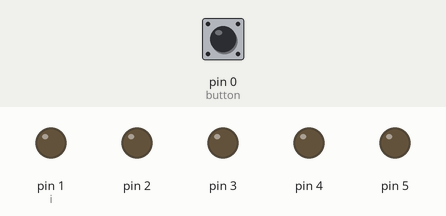
This sketch was run on a simulated Arduino Uno, built with avr-gcc and run on an emulated ATmega328P. Shown: output pins drawn as LEDs (lit = HIGH). The test bench sets the inputs (shaded band); at power-on: pin 0 (button) HIGH.

Above: at 1.2 s.
1.3 s: pin 0 (button) pulled LOW for 0.15 s
At 2.5 s:
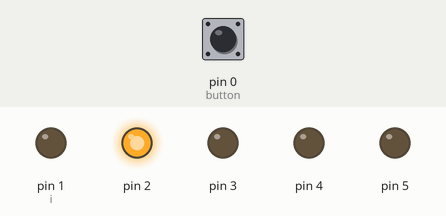
2.9 s: pin 0 (button) pulled LOW for 1 s
At 3.9 s:
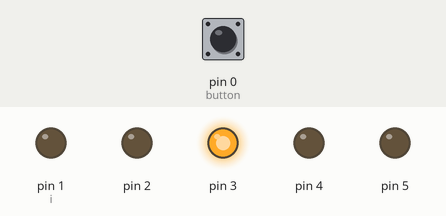
5.4 s: pin 0 (button) pulled LOW for 0.15 s
At 5.8 s:
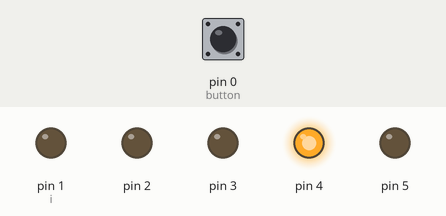
7.0 s: pin 0 (button) pulled LOW for 3.2 s
At 8.2 s:
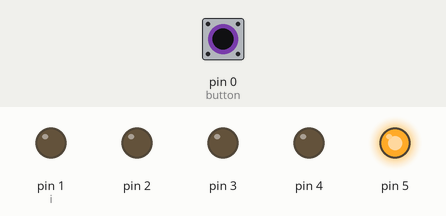
11.7 s: pin 0 (button) pulled LOW for 0.15 s
At 13.0 s:
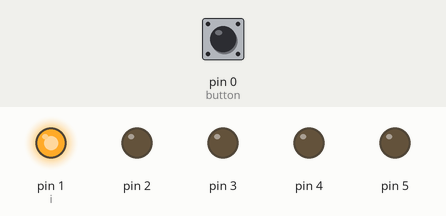
Timing chart, 0 to 14.3 s (numbered marks = the images above; inputs shaded):
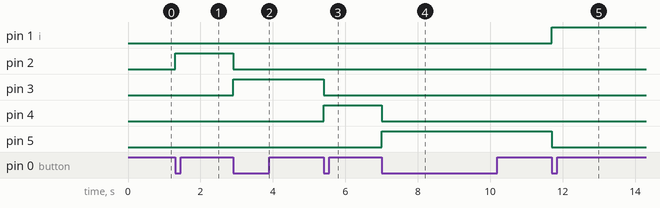

Measured:
- after the input at 1.3 s, pin 2: LOW → HIGH at once
- after the input at 2.9 s, pin 2: HIGH → LOW at once; pin 3: LOW → HIGH at once
- after the input at 5.4 s, pin 3: HIGH → LOW at once; pin 4: LOW → HIGH at once
- after the input at 7.0 s, pin 4: HIGH → LOW at once; pin 5: LOW → HIGH at once
- after the input at 11.7 s, pin 1 (i): LOW → HIGH at once; pin 5: HIGH → LOW at once

The sketch:

Led_switching.ino
```cpp
const int button = 0;
int i = 1; // pamatuj si mimo loop()

void setup() {
  pinMode(button, INPUT_PULLUP); // tlačítko na GND
  for (int p = 1; p <= 5; p++) pinMode(p, OUTPUT);
}

void loop() {
  static bool lastState = HIGH;
  bool now = digitalRead(button);

  if (lastState == HIGH && now == LOW) { // stisk tlačítka
    digitalWrite(i, LOW); // vypni starý pin
    i++;
    if (i > 5) i = 1;
    digitalWrite(i, HIGH); // zapni nový pin
    delay(200); // jednoduchý debounce
  }
  lastState = now;
}

/*
Zapojení
+ LED diody jsou piny 1-5
- LED diody jsou všechny na GND s 1Kohm rezistorem
Tlačítko je zapojené na samotné GND a pin 0
GND -----------------┬- 1Kohm R -┐
PIN 0 --- Tlačítko --┘           |
PIN 1 --- LED1 ------------------┤
PIN 2 --- LED2 ------------------┤
PIN 3 --- LED3 ------------------┤
PIN 4 --- LED4 ------------------┤
PIN 5 --- LED5 ------------------┘
*/
```
